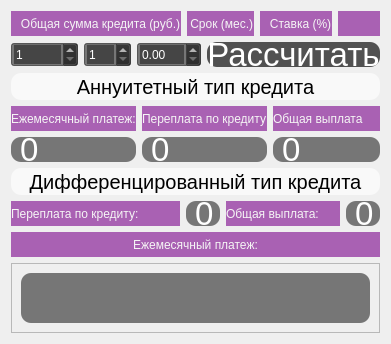
      <widget class="QWidget" name="tab_4">
       <attribute name="title">
        <string>Кредитный калькулятор</string>
       </attribute>
       <layout class="QGridLayout" name="gridLayout_8">
        <item row="0" column="0">
         <layout class="QGridLayout" name="gridLayout_10" rowstretch="0,0,0,0,0,0,0">
          <item row="0" column="0">
           <layout class="QGridLayout" name="gridLayout_9" columnstretch="0,0,0,0">
            <item row="0" column="2">
             <widget class="QLabel" name="label_3">
              <property name="sizePolicy">
               <sizepolicy hsizetype="Minimum" vsizetype="Maximum">
                <horstretch>0</horstretch>
                <verstretch>0</verstretch>
               </sizepolicy>
              </property>
              <property name="minimumSize">
               <size>
                <width>0</width>
                <height>25</height>
               </size>
              </property>
              <property name="maximumSize">
               <size>
                <width>82</width>
                <height>25</height>
               </size>
              </property>
              <property name="styleSheet">
               <string notr="true">background-color: rgb(169, 97, 179);    color:  rgb(245, 245, 245);
font: 14pt &quot;Comic Sans MS&quot;;</string>
              </property>
              <property name="text">
               <string>   Ставка (%)</string>
              </property>
             </widget>
            </item>
            <item row="0" column="0">
             <widget class="QLabel" name="label">
              <property name="sizePolicy">
               <sizepolicy hsizetype="Minimum" vsizetype="Maximum">
                <horstretch>0</horstretch>
                <verstretch>0</verstretch>
               </sizepolicy>
              </property>
              <property name="minimumSize">
               <size>
                <width>0</width>
                <height>25</height>
               </size>
              </property>
              <property name="maximumSize">
               <size>
                <width>200</width>
                <height>25</height>
               </size>
              </property>
              <property name="styleSheet">
               <string notr="true">background-color: rgb(169, 97, 179);    color:  rgb(245, 245, 245);
font: 14pt &quot;Comic Sans MS&quot;;</string>
              </property>
              <property name="text">
               <string>   Общая сумма кредита (руб.)</string>
              </property>
             </widget>
            </item>
            <item row="0" column="1">
             <widget class="QLabel" name="label_2">
              <property name="sizePolicy">
               <sizepolicy hsizetype="Minimum" vsizetype="Maximum">
                <horstretch>0</horstretch>
                <verstretch>0</verstretch>
               </sizepolicy>
              </property>
              <property name="minimumSize">
               <size>
                <width>0</width>
                <height>25</height>
               </size>
              </property>
              <property name="maximumSize">
               <size>
                <width>80</width>
                <height>25</height>
               </size>
              </property>
              <property name="styleSheet">
               <string notr="true">background-color: rgb(169, 97, 179);    color:  rgb(245, 245, 245);
font: 14pt &quot;Comic Sans MS&quot;;</string>
              </property>
              <property name="text">
               <string> Срок (мес.)</string>
              </property>
             </widget>
            </item>
            <item row="0" column="3">
             <widget class="QLabel" name="label_13">
              <property name="sizePolicy">
               <sizepolicy hsizetype="Minimum" vsizetype="Maximum">
                <horstretch>0</horstretch>
                <verstretch>0</verstretch>
               </sizepolicy>
              </property>
              <property name="minimumSize">
               <size>
                <width>0</width>
                <height>25</height>
               </size>
              </property>
              <property name="maximumSize">
               <size>
                <width>16777215</width>
                <height>25</height>
               </size>
              </property>
              <property name="styleSheet">
               <string notr="true">background-color: rgb(169, 97, 179);</string>
              </property>
              <property name="text">
               <string/>
              </property>
             </widget>
            </item>
           </layout>
          </item>
          <item row="4" column="0">
           <widget class="QLabel" name="label_11">
            <property name="sizePolicy">
             <sizepolicy hsizetype="Minimum" vsizetype="Minimum">
              <horstretch>0</horstretch>
              <verstretch>0</verstretch>
             </sizepolicy>
            </property>
            <property name="minimumSize">
             <size>
              <width>0</width>
              <height>27</height>
             </size>
            </property>
            <property name="maximumSize">
             <size>
              <width>16777215</width>
              <height>27</height>
             </size>
            </property>
            <property name="font">
             <font>
              <pointsize>15</pointsize>
             </font>
            </property>
            <property name="styleSheet">
             <string notr="true">    border-radius:  10px;background-color: rgba(255, 255, 255, 156);</string>
            </property>
            <property name="text">
             <string>Дифференцированный тип кредита</string>
            </property>
            <property name="alignment">
             <set>Qt::AlignCenter</set>
            </property>
           </widget>
          </item>
          <item row="3" column="0">
           <layout class="QGridLayout" name="gridLayout_3">
            <item row="0" column="0">
             <widget class="QLabel" name="label_4">
              <property name="sizePolicy">
               <sizepolicy hsizetype="Minimum" vsizetype="Minimum">
                <horstretch>0</horstretch>
                <verstretch>0</verstretch>
               </sizepolicy>
              </property>
              <property name="minimumSize">
               <size>
                <width>0</width>
                <height>25</height>
               </size>
              </property>
              <property name="maximumSize">
               <size>
                <width>16777215</width>
                <height>25</height>
               </size>
              </property>
              <property name="styleSheet">
               <string notr="true">background-color: rgb(169, 97, 179);    color:  rgb(245, 245, 245);
font: 14pt &quot;Comic Sans MS&quot;;</string>
              </property>
              <property name="text">
               <string>Ежемесячный платеж:</string>
              </property>
             </widget>
            </item>
            <item row="0" column="1">
             <widget class="QLabel" name="label_5">
              <property name="sizePolicy">
               <sizepolicy hsizetype="Minimum" vsizetype="Minimum">
                <horstretch>0</horstretch>
                <verstretch>0</verstretch>
               </sizepolicy>
              </property>
              <property name="minimumSize">
               <size>
                <width>0</width>
                <height>25</height>
               </size>
              </property>
              <property name="maximumSize">
               <size>
                <width>16777215</width>
                <height>25</height>
               </size>
              </property>
              <property name="styleSheet">
               <string notr="true">background-color: rgb(169, 97, 179);    color:  rgb(245, 245, 245);
font: 14pt &quot;Comic Sans MS&quot;;</string>
              </property>
              <property name="text">
               <string>Переплата по кредиту</string>
              </property>
             </widget>
            </item>
            <item row="1" column="0">
             <widget class="QLabel" name="monthly">
              <property name="sizePolicy">
               <sizepolicy hsizetype="Minimum" vsizetype="Minimum">
                <horstretch>0</horstretch>
                <verstretch>0</verstretch>
               </sizepolicy>
              </property>
              <property name="minimumSize">
               <size>
                <width>0</width>
                <height>25</height>
               </size>
              </property>
              <property name="maximumSize">
               <size>
                <width>16777215</width>
                <height>25</height>
               </size>
              </property>
              <property name="styleSheet">
               <string notr="true">
    border-radius:  10px;
    background-color:  rgba(37, 37, 37, 153);
    color:  rgb(255, 255, 255);
    font-size:  33px;
	font: 14pt &quot;Comic Sans MS&quot;;
</string>
              </property>
              <property name="text">
               <string> 0</string>
              </property>
             </widget>
            </item>
            <item row="1" column="1">
             <widget class="QLabel" name="overpay">
              <property name="sizePolicy">
               <sizepolicy hsizetype="Minimum" vsizetype="Minimum">
                <horstretch>0</horstretch>
                <verstretch>0</verstretch>
               </sizepolicy>
              </property>
              <property name="minimumSize">
               <size>
                <width>0</width>
                <height>25</height>
               </size>
              </property>
              <property name="maximumSize">
               <size>
                <width>16777215</width>
                <height>25</height>
               </size>
              </property>
              <property name="styleSheet">
               <string notr="true">
    border-radius:  10px;
    background-color:  rgba(37, 37, 37, 153);
    color:  rgb(255, 255, 255);
    font-size:  33px;
	font: 14pt &quot;Comic Sans MS&quot;;
</string>
              </property>
              <property name="text">
               <string> 0</string>
              </property>
             </widget>
            </item>
            <item row="0" column="2">
             <widget class="QLabel" name="label_6">
              <property name="sizePolicy">
               <sizepolicy hsizetype="Minimum" vsizetype="Minimum">
                <horstretch>0</horstretch>
                <verstretch>0</verstretch>
               </sizepolicy>
              </property>
              <property name="minimumSize">
               <size>
                <width>0</width>
                <height>25</height>
               </size>
              </property>
              <property name="maximumSize">
               <size>
                <width>16777215</width>
                <height>25</height>
               </size>
              </property>
              <property name="styleSheet">
               <string notr="true">background-color: rgb(169, 97, 179);    color:  rgb(245, 245, 245);
font: 14pt &quot;Comic Sans MS&quot;;</string>
              </property>
              <property name="text">
               <string>Общая выплата</string>
              </property>
             </widget>
            </item>
            <item row="1" column="2">
             <widget class="QLabel" name="totalpay">
              <property name="sizePolicy">
               <sizepolicy hsizetype="Minimum" vsizetype="Minimum">
                <horstretch>0</horstretch>
                <verstretch>0</verstretch>
               </sizepolicy>
              </property>
              <property name="minimumSize">
               <size>
                <width>0</width>
                <height>25</height>
               </size>
              </property>
              <property name="maximumSize">
               <size>
                <width>16777215</width>
                <height>25</height>
               </size>
              </property>
              <property name="styleSheet">
               <string notr="true">
    border-radius:  10px;
    background-color:  rgba(37, 37, 37, 153);
    color:  rgb(255, 255, 255);
    font-size:  33px;
	font: 14pt &quot;Comic Sans MS&quot;;
</string>
              </property>
              <property name="text">
               <string> 0</string>
              </property>
             </widget>
            </item>
           </layout>
          </item>
          <item row="6" column="0">
           <widget class="QLabel" name="label_9">
            <property name="sizePolicy">
             <sizepolicy hsizetype="Minimum" vsizetype="Minimum">
              <horstretch>0</horstretch>
              <verstretch>0</verstretch>
             </sizepolicy>
            </property>
            <property name="minimumSize">
             <size>
              <width>0</width>
              <height>25</height>
             </size>
            </property>
            <property name="maximumSize">
             <size>
              <width>16777215</width>
              <height>25</height>
             </size>
            </property>
            <property name="styleSheet">
             <string notr="true">    color:  rgb(245, 245, 245);
font: 14pt &quot;Comic Sans MS&quot;;
background-color: rgb(169, 97, 179);</string>
            </property>
            <property name="text">
             <string>Ежемесячный платеж:</string>
            </property>
            <property name="alignment">
             <set>Qt::AlignCenter</set>
            </property>
           </widget>
          </item>
          <item row="1" column="0">
           <layout class="QGridLayout" name="gridLayout_16">
            <item row="0" column="0">
             <widget class="QSpinBox" name="summ">
              <property name="sizePolicy">
               <sizepolicy hsizetype="Minimum" vsizetype="Minimum">
                <horstretch>0</horstretch>
                <verstretch>0</verstretch>
               </sizepolicy>
              </property>
              <property name="minimumSize">
               <size>
                <width>0</width>
                <height>25</height>
               </size>
              </property>
              <property name="maximumSize">
               <size>
                <width>200</width>
                <height>25</height>
               </size>
              </property>
              <property name="styleSheet">
               <string notr="true">    background-color:  rgba(37, 37, 37, 153);
    color:  rgb(255, 255, 255);
	font: 14pt &quot;Comic Sans MS&quot;;</string>
              </property>
              <property name="minimum">
               <number>1</number>
              </property>
              <property name="maximum">
               <number>999999999</number>
              </property>
             </widget>
            </item>
            <item row="0" column="2">
             <widget class="QDoubleSpinBox" name="procents">
              <property name="sizePolicy">
               <sizepolicy hsizetype="Minimum" vsizetype="Minimum">
                <horstretch>0</horstretch>
                <verstretch>0</verstretch>
               </sizepolicy>
              </property>
              <property name="minimumSize">
               <size>
                <width>0</width>
                <height>25</height>
               </size>
              </property>
              <property name="maximumSize">
               <size>
                <width>82</width>
                <height>25</height>
               </size>
              </property>
              <property name="styleSheet">
               <string notr="true">
    background-color:  rgba(37, 37, 37, 153);
    color:  rgb(255, 255, 255);
	font: 14pt &quot;Comic Sans MS&quot;;</string>
              </property>
              <property name="minimum">
               <double>0.000000000000000</double>
              </property>
              <property name="maximum">
               <double>999.000000000000000</double>
              </property>
             </widget>
            </item>
            <item row="0" column="3">
             <widget class="QPushButton" name="pushButton_calc_cred">
              <property name="sizePolicy">
               <sizepolicy hsizetype="Minimum" vsizetype="Minimum">
                <horstretch>0</horstretch>
                <verstretch>0</verstretch>
               </sizepolicy>
              </property>
              <property name="minimumSize">
               <size>
                <width>0</width>
                <height>25</height>
               </size>
              </property>
              <property name="maximumSize">
               <size>
                <width>16777215</width>
                <height>25</height>
               </size>
              </property>
              <property name="styleSheet">
               <string notr="true">QPushButton {
    border-radius:  10px;
    background-color:  rgba(37, 37, 37, 200);
    color:  rgb(255, 255, 255);
    font-size:  33px;
	font: 16pt &quot;Comic Sans MS&quot;;
}

QPushButton:pressed {
    background-color:  rgb(148, 59, 165);
}</string>
              </property>
              <property name="text">
               <string>Рассчитать</string>
              </property>
             </widget>
            </item>
            <item row="0" column="1">
             <widget class="QSpinBox" name="time">
              <property name="sizePolicy">
               <sizepolicy hsizetype="Minimum" vsizetype="Minimum">
                <horstretch>0</horstretch>
                <verstretch>0</verstretch>
               </sizepolicy>
              </property>
              <property name="minimumSize">
               <size>
                <width>0</width>
                <height>25</height>
               </size>
              </property>
              <property name="maximumSize">
               <size>
                <width>80</width>
                <height>25</height>
               </size>
              </property>
              <property name="styleSheet">
               <string notr="true">    background-color:  rgba(37, 37, 37, 153);
    color:  rgb(255, 255, 255);
	font: 14pt &quot;Comic Sans MS&quot;;</string>
              </property>
              <property name="minimum">
               <number>1</number>
              </property>
              <property name="maximum">
               <number>120</number>
              </property>
             </widget>
            </item>
           </layout>
          </item>
          <item row="2" column="0">
           <widget class="QLabel" name="label_10">
            <property name="sizePolicy">
             <sizepolicy hsizetype="Minimum" vsizetype="Minimum">
              <horstretch>0</horstretch>
              <verstretch>0</verstretch>
             </sizepolicy>
            </property>
            <property name="minimumSize">
             <size>
              <width>0</width>
              <height>27</height>
             </size>
            </property>
            <property name="maximumSize">
             <size>
              <width>16777215</width>
              <height>27</height>
             </size>
            </property>
            <property name="font">
             <font>
              <pointsize>15</pointsize>
             </font>
            </property>
            <property name="layoutDirection">
             <enum>Qt::LeftToRight</enum>
            </property>
            <property name="styleSheet">
             <string notr="true">    border-radius:  10px;
background-color: rgba(255, 255, 255, 156);</string>
            </property>
            <property name="text">
             <string>Аннуитетный тип кредита</string>
            </property>
            <property name="alignment">
             <set>Qt::AlignCenter</set>
            </property>
           </widget>
          </item>
          <item row="5" column="0">
           <layout class="QGridLayout" name="gridLayout_4">
            <item row="0" column="0">
             <widget class="QLabel" name="label_7">
              <property name="sizePolicy">
               <sizepolicy hsizetype="Minimum" vsizetype="Minimum">
                <horstretch>0</horstretch>
                <verstretch>0</verstretch>
               </sizepolicy>
              </property>
              <property name="minimumSize">
               <size>
                <width>169</width>
                <height>25</height>
               </size>
              </property>
              <property name="maximumSize">
               <size>
                <width>169</width>
                <height>25</height>
               </size>
              </property>
              <property name="styleSheet">
               <string notr="true">    color:  rgb(245, 245, 245);
font: 14pt &quot;Comic Sans MS&quot;;
background-color: rgb(169, 97, 179);</string>
              </property>
              <property name="text">
               <string>Переплата по кредиту:</string>
              </property>
             </widget>
            </item>
            <item row="0" column="1">
             <widget class="QLabel" name="overpay_2">
              <property name="sizePolicy">
               <sizepolicy hsizetype="Minimum" vsizetype="Minimum">
                <horstretch>0</horstretch>
                <verstretch>0</verstretch>
               </sizepolicy>
              </property>
              <property name="minimumSize">
               <size>
                <width>0</width>
                <height>25</height>
               </size>
              </property>
              <property name="maximumSize">
               <size>
                <width>16777215</width>
                <height>25</height>
               </size>
              </property>
              <property name="styleSheet">
               <string notr="true">
    border-radius:  10px;
    background-color:  rgba(37, 37, 37, 153);
    color:  rgb(255, 255, 255);
    font-size:  33px;
	font: 14pt &quot;Comic Sans MS&quot;;
</string>
              </property>
              <property name="text">
               <string> 0</string>
              </property>
             </widget>
            </item>
            <item row="0" column="2">
             <widget class="QLabel" name="label_8">
              <property name="sizePolicy">
               <sizepolicy hsizetype="Minimum" vsizetype="Minimum">
                <horstretch>0</horstretch>
                <verstretch>0</verstretch>
               </sizepolicy>
              </property>
              <property name="minimumSize">
               <size>
                <width>114</width>
                <height>25</height>
               </size>
              </property>
              <property name="maximumSize">
               <size>
                <width>114</width>
                <height>25</height>
               </size>
              </property>
              <property name="styleSheet">
               <string notr="true">background-color: rgb(169, 97, 179);    color:  rgb(245, 245, 245);
font: 14pt &quot;Comic Sans MS&quot;;</string>
              </property>
              <property name="text">
               <string>Общая выплата:</string>
              </property>
             </widget>
            </item>
            <item row="0" column="3">
             <widget class="QLabel" name="totalpay_2">
              <property name="sizePolicy">
               <sizepolicy hsizetype="Minimum" vsizetype="Minimum">
                <horstretch>0</horstretch>
                <verstretch>0</verstretch>
               </sizepolicy>
              </property>
              <property name="minimumSize">
               <size>
                <width>0</width>
                <height>25</height>
               </size>
              </property>
              <property name="maximumSize">
               <size>
                <width>16777215</width>
                <height>25</height>
               </size>
              </property>
              <property name="styleSheet">
               <string notr="true">
    border-radius:  10px;
    background-color:  rgba(37, 37, 37, 153);
    color:  rgb(255, 255, 255);
    font-size:  33px;
	font: 14pt &quot;Comic Sans MS&quot;;
</string>
              </property>
              <property name="text">
               <string> 0</string>
              </property>
             </widget>
            </item>
           </layout>
          </item>
         </layout>
        </item>
        <item row="1" column="0">
         <widget class="QScrollArea" name="scrollArea">
          <property name="widgetResizable">
           <bool>true</bool>
          </property>
          <widget class="QWidget" name="scrollAreaWidgetContents_2">
           <property name="geometry">
            <rect>
             <x>0</x>
             <y>0</y>
             <width>506</width>
             <height>175</height>
            </rect>
           </property>
           <layout class="QGridLayout" name="gridLayout_11">
            <item row="0" column="0">
             <widget class="QLabel" name="monthly_2">
              <property name="sizePolicy">
               <sizepolicy hsizetype="Minimum" vsizetype="Minimum">
                <horstretch>0</horstretch>
                <verstretch>0</verstretch>
               </sizepolicy>
              </property>
              <property name="styleSheet">
               <string notr="true">
    border-radius:  10px;
    background-color:  rgba(37, 37, 37, 153);
    color:  rgb(255, 255, 255);
    font-size:  33px;
	font: 14pt &quot;Comic Sans MS&quot;;
</string>
              </property>
              <property name="text">
               <string/>
              </property>
              <property name="wordWrap">
               <bool>false</bool>
              </property>
             </widget>
            </item>
           </layout>
          </widget>
         </widget>
        </item>
       </layout>
      </widget>
